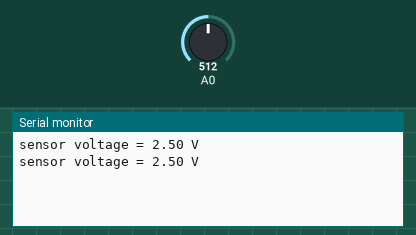
Simulated run of this sketch. Board: Arduino Uno, built with avr-gcc and run on an emulated ATmega328P. On the bench: the last lines printed to the serial monitor. The test bench sets the inputs (shaded band); at power-on: A0 = 512.

Above: at 2.8 s.
2.9 s: A0 set to 716
At 5.0 s:
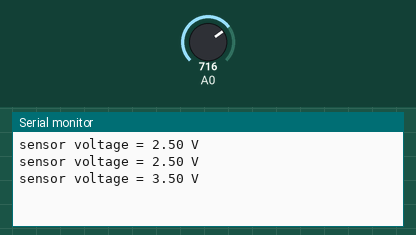
5.6 s: A0 set to 900
At 6.5 s:
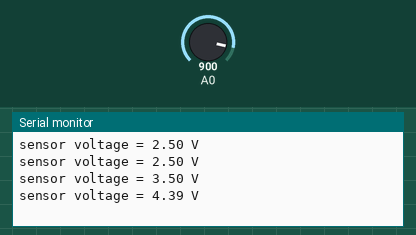
Timing chart, 0 to 8.6 s (numbered marks = the images above; inputs shaded):
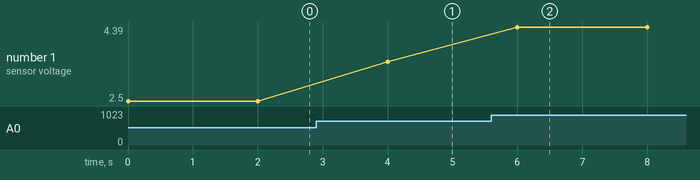

Measured:
- after the input at 2.9 s, the serial monitor: prints a new line after 1.1 s (image 1)
- after the input at 5.6 s, the serial monitor: prints a new line after 0.40 s (image 2)
- plotted number 1: 2.5 → 3.5 after the input at 2.9 s, 3.5 → 4.39 after the input at 5.6 s

The sketch:

sketch_jan01cmq-6.ino
```cpp
void setup()
{
  Serial.begin(9600);
}

void loop()
{
  float sensorVoltage;
  float sensorValue;

  sensorValue = analogRead(A0);
  sensorVoltage = sensorValue/1024*5.0;

  Serial.print("sensor voltage = ");
  Serial.print(sensorVoltage);
  Serial.println(" V");
  delay(2000);
}
```
